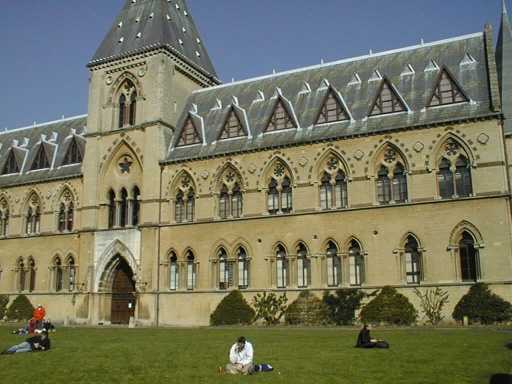
%> input picture part2/library1.jpg, 512 x 384 px
$ octave sample_code.m   (GNU Octave 9; MATLAB toolbox functions it lacks are replaced by stand-ins)
%> lines starting %> are read from the running program, lines starting %| are printed output that depends on the picture
%%
%% load images and match files for the first example
%%

I1 = imread('library1.jpg');
%> I1 is the input picture: size 384x512x3 uint8; mean R, G, B 116.2, 117.4, 94.6
I2 = imread('library2.jpg');
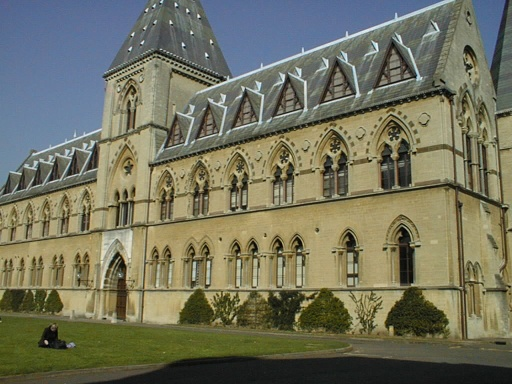
%> input picture part2/library2.jpg, 512 x 384 px
%> I2 is the input picture: size 384x512x3 uint8; mean R, G, B 114.3, 114.3, 93.7
matches = load('library_matches.txt');
% this is a N x 4 file where the first two numbers of each row
% are coordinates of corners in the first image and the last two
% are coordinates of corresponding corners in the second image:
% matches(i,1:2) is a point in the first image
% matches(i,3:4) is a corresponding point in the second image

N = size(matches,1);

%%
%% display two images side-by-side with matches
%% this code is to help you visualize the matches, you don't need
%% to use it to produce the results for the assignment
%%
imshow([I1 I2]); hold on;
%> after `imshow([I1 I2])`:
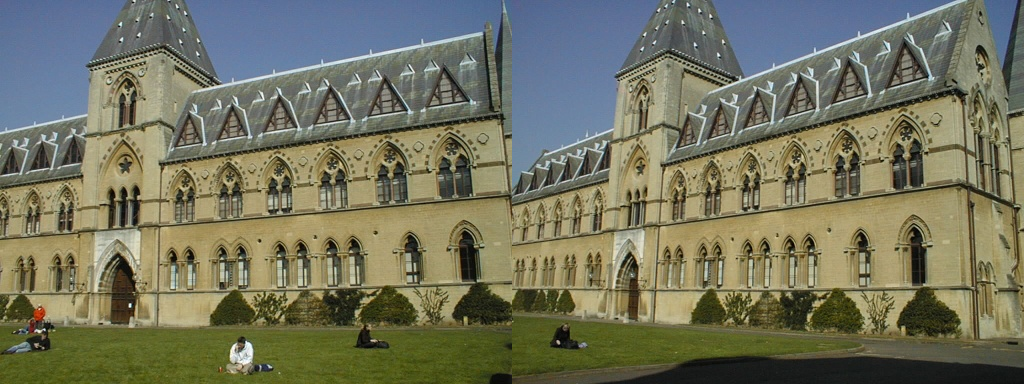
%> displayed picture: size 384x1024x3, on the screen's scale of 0 to 255; mean R, G, B 115.3, 115.9, 94.2
plot(matches(:,1), matches(:,2), '+r');
plot(matches(:,3)+size(I1,2), matches(:,4), '+r');
line([matches(:,1) matches(:,3) + size(I1,2)]', matches(:,[2 4])', 'Color', 'r');
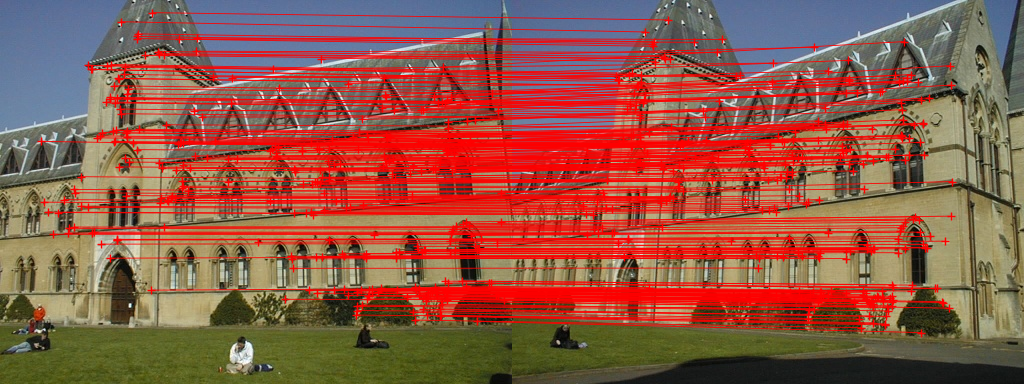
%> figure redrawn from the program's plot data
pause;

%%
%% display second image with epipolar lines reprojected
%% from the first image
%%

%% first, fit fundamental matrix to the matches ()
%> (the run ends here)
